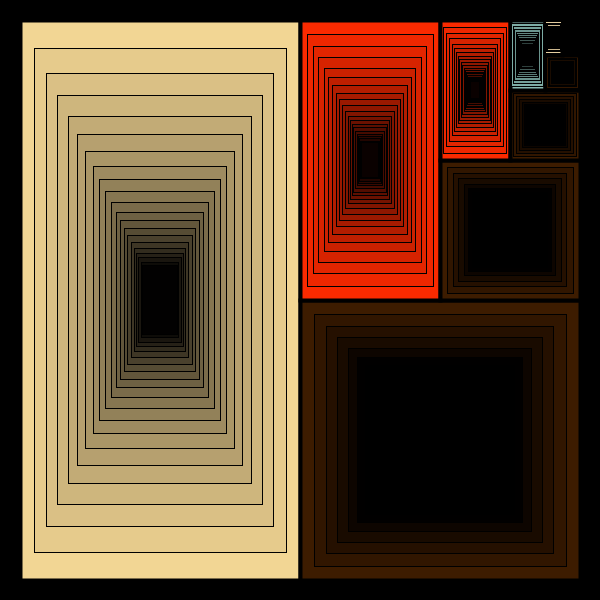
Frame 1 (no input)
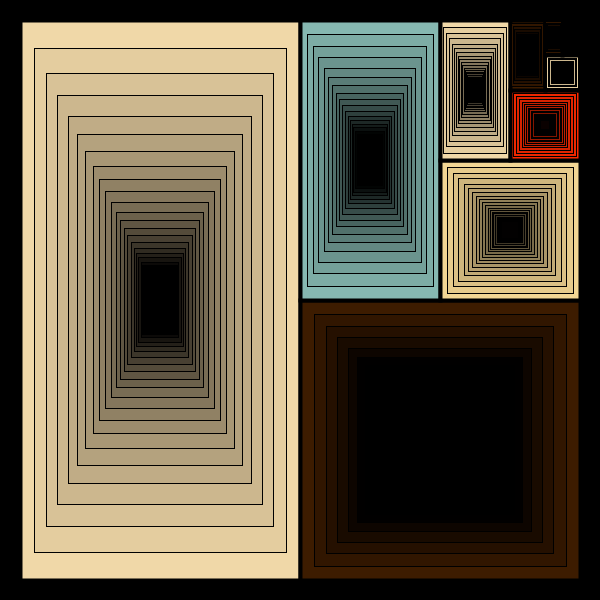
Frame 2 (the mouse pressed at the canvas centre, redrawn once)

The Processing sketch that drew these frames (run headless with seeded random() and noise(); the mouse was pressed at the canvas centre and the sketch redrawn once):

// Processing sketch: Fun08_Geometric_Series2
// ── Fun08_Geometric_Series2.pde
// By Risou
// https://risoume.github.io/

color[] colors = {#F0D8A8, #3D1C00, #86B8B1, #F2D694, #FA2A00};
float s;
int pad = 20;
color c, c2;

void setup() {
  size(600, 600);
  colorMode(HSB);
  noLoop();
  init();
}

void init() {
  s = width-2*pad;
}

void draw() {
  background(0);
  strokeWeight(2);
  pushMatrix();
  translate(pad, pad);
  geometric(0, 0, s);
  popMatrix();
}

void geometric(float x, float y, float s) {
  c = colors[int(random(colors.length))];
  fill(c);
  strokeWeight(4);
  rect(x, y, s/2, s);
  strokeWeight(1);
  float t = s/2;
  int count = 1;
  rectMode(RADIUS);
  while(t > s/15) {
    t *= 0.9;
    fill(hue(c), saturation(c), brightness(c)-12*count);
    rect(x+s/4, y+s/2, t/2, t);
    count++;
  }
  rectMode(CORNER);
  
  c2 = colors[int(random(colors.length))];
  while (c == c2) {
    c2 = colors[int(random(colors.length))];
  }
  fill(c2);
  strokeWeight(4);
  rect(x+s/2, y+s/2, s/2, s/2);
  strokeWeight(1);
  t = s/2;
  count = 1;
  rectMode(RADIUS);
  while(t > s/15) {
    t *= 0.9;
    fill(hue(c2), saturation(c2), brightness(c2)-12*count);
    rect(x+3*s/4, y+3*s/4, t/2, t/2);
    count++;
  }
  rectMode(CORNER);
  
  if (s < 50) return;
  geometric(x+s/2, 0, s/2);
}

void mouseReleased() {
  init();
  redraw();
}
